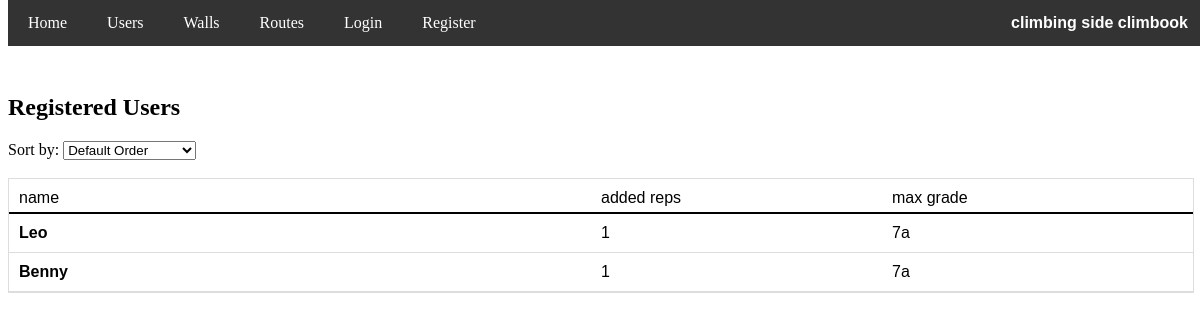
/users, run on an earlier commit of the app's database.
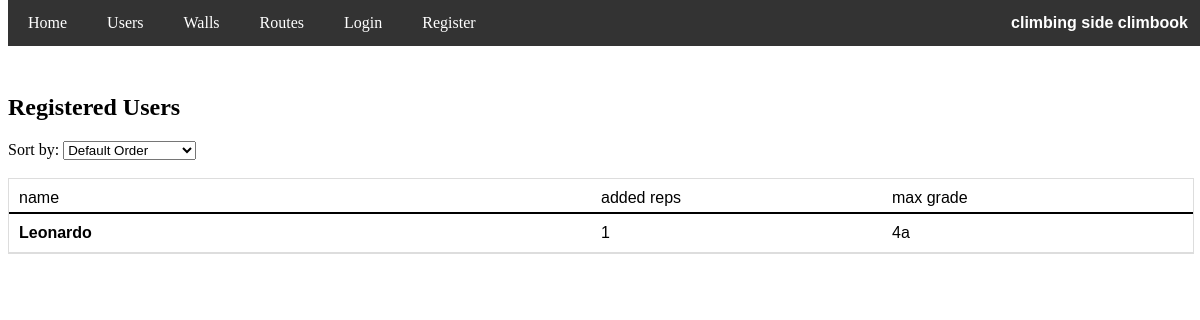
And on a later commit of the database.
### app/models.py (models this page shows, shortened)
class User(db.Model, UserMixin):
    id = db.Column(db.Integer, primary_key=True)
    username = db.Column(db.String(150), unique=True, nullable=False)
    password = db.Column(db.String(60), nullable=False)
    routes = db.relationship('Route', secondary=user_route, backref='users', lazy=True)

### app/users.py (the view)
@users.route('/users')
def users_list():
    sort_order = request.args.get('sort', 'default')
    users_with_stats = db.session.query(
    User.id, User.username,
    func.count(user_route.c.route_id).label('repetitions'),
    func.max(Route.grade).label('max_grade')
    ).outerjoin(user_route, User.id == user_route.c.user_id) \
    .outerjoin(Route, Route.id == user_route.c.route_id) \
    .group_by(User.id)
    if sort_order == 'alph':
        users_with_stats = users_with_stats.order_by(func.lower(User.username))
    elif sort_order == 'nreps':
        users_with_stats = users_with_stats.order_by(func.count(user_route.c.route_id).desc())
    elif sort_order == 'maxgrade':
        users_with_stats = users_with_stats.order_by(func.max(Route.grade).desc())
    else:
        users_with_stats = users_with_stats.order_by(User.id)
    users = users_with_stats.all()
    if current_user.is_authenticated:
        current_username = current_user.username
    else:
        current_username = None  # No logged-in user
    return render_template('users/users_list.html', users=users, current_username=current_username, sort_order=sort_order )

### app/templates/users/users_list.html (shortened to what this page needs)
<!DOCTYPE html>
<html lang="en">
<head>
    <link rel="stylesheet" href="{{ url_for('static', filename='styles.css') }}">
</head>
<body>
    {% if current_user.is_authenticated %}
    <div class="navbar">
        <a href="{{ url_for('home.homepage') }}">Home</a>
        <a href="{{ url_for('users.users_list') }}">Users</a>
        <a href="{{ url_for('routes.walls_list') }}">Walls</a>
        <a href="{{ url_for('routes.routes_list') }}">Routes</a>
        <a href="{{ url_for('users.user_page', user_id=current_user.id) }}">Profile</a>
        <a href="{{ url_for('users.logout') }}"  onclick="return confirmLogout()" >Logout</a>
        <span class="navbar-right"><b>climbing side climbook</b></span>
    </div>
    {% else %}
        <div class="navbar">
            <a href="{{ url_for('home.homepage') }}">Home</a>
            <a href="{{ url_for('users.users_list') }}">Users</a>
            <a href="{{ url_for('routes.walls_list') }}">Walls</a>
            <a href="{{ url_for('routes.routes_list') }}">Routes</a>
            <a href="{{ url_for('users.login') }}" >Login</a>
            <a href="{{ url_for('users.register') }}" >Register</a>
            <span class="navbar-right"><b>climbing side climbook</b></span>
        </div>
    {% endif %}
    <br>
    <br>
    <div class="content">
    <h2>Registered Users</h2>
    <div>
        <label for="sort">Sort by:</label>
        <select id="sort" name="sort" onchange="window.location.href = '?sort=' + this.value;">
            <option value="default" {% if sort_order == 'default' %}selected{% endif %}>Default Order</option>
        </select>
    </div>
    <br>
    {% if users %}
        <div class="table" style="font-family: Verdana, sans-serif;">
            <div class="row" style="border-bottom: 2px solid black; padding-bottom: 5px;">
                <span style="flex-basis: 50%; "> name </span>
                <span> added reps </span>
                <span> max grade </span>
            </div>
            {% for user_row in users %}
            <div class="row" style="{% if current_username and user_row[1] == current_username %} background-color: rgba(15, 240, 5, 0.3); {% endif %}">
                <a href="{{ url_for('users.user_page', user_id=user_row[0]) }}" class="link6"> {{ user_row[1] }} </a>
                <span> {{ user_row[2] }} </span>
                <span> {{ user_row[3] or 'N/A' }} </span>
            </div>
            {% endfor %}
        </div>
        {% else %}
        <p>No users found.</p>
    {% endif %}
    <br>
    <br>
    </div>
</body>
</html>

What changed in the data, as far as the page shows it:
removed User: username "Benny", user_row "1", user_row "7a"
changed User id 1: username "Leo" → "Leonardo"; user_row "7a" → "4a"
